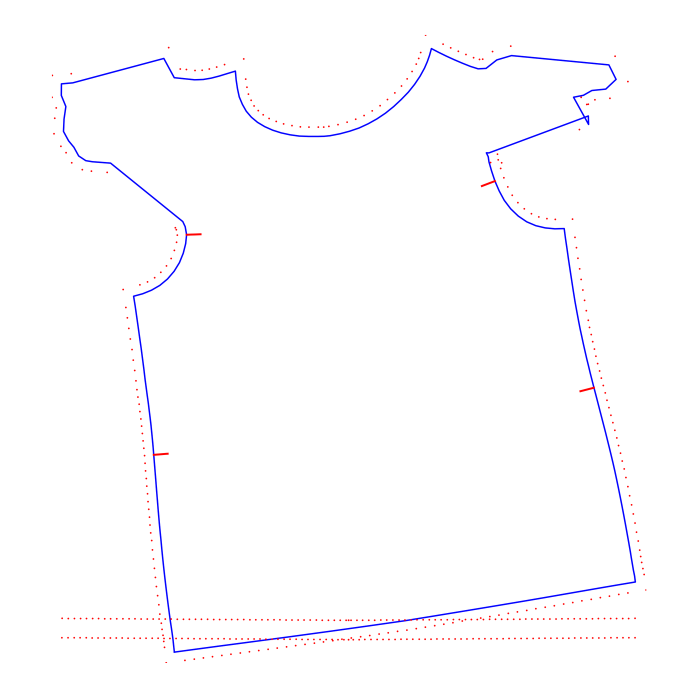
#> input picture marge_png/image01.png, 2093 x 2093 px (shown at 1/3 size)
$ python marge_png02.py
#> lines starting #> are read from the running program, lines starting #| are printed output that depends on the picture; after the words box and inside, x2 and y2 are one past the last pixel; in counts of white or black regions, pixels touching at a corner belong together; pictures that were not available may be replaced by others from this repository, and a replacement may not be noted
from PIL import Image, ImageOps, ImageDraw
import numpy as np


def overlay_images(img1_path, small_images_info, output_path):
#> called with img1_path = 'image01.png', output_path = 'output02.png'
    try:
        # 打开图一
        img1 = Image.open(img1_path).convert("RGBA")
#> img1 is the input picture: PIL image 2093x2093 RGBA; mean R, G, B, A 1.4, 0, 3.3, 2.5
        img1_array = np.array(img1)

        for info in small_images_info:
            small_img_path = info["path"]
            position = info["position"]
            size = info["size"]
            scale = info["scale"]
            rotation = info["rotation"]
            opacity = info["opacity"]

            # 打开小图片
            small_img = Image.open(small_img_path).convert("RGBA")
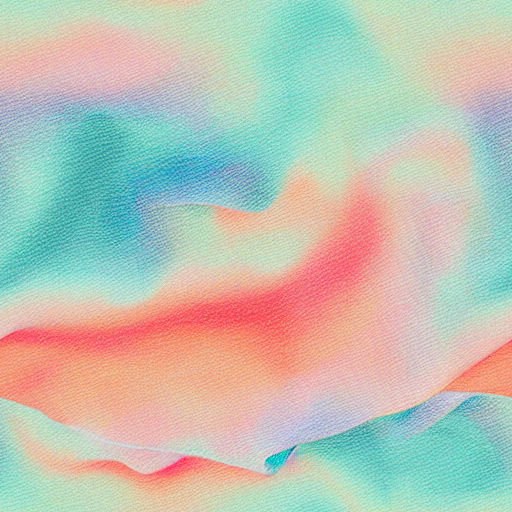
#> input picture marge_png/image02.png, 512 x 512 px, given in place of small_image01.png, which was not available

            # 调整小图片大小
            new_size = (int(size[0] * scale), int(size[1] * scale))
            small_img = small_img.resize(new_size, Image.Resampling.LANCZOS)
#> small_img: PIL image 300x300 RGBA

            # 旋转小图片
            small_img = small_img.rotate(rotation, expand=True)
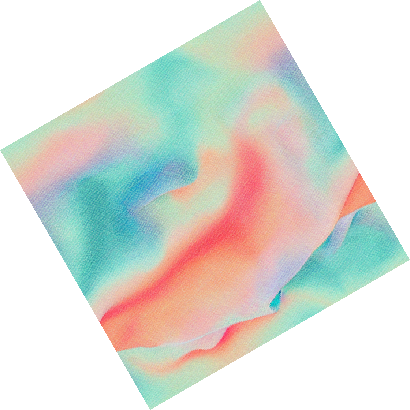
#> small_img: PIL image 410x410 RGBA; mean R, G, B, A 101.3, 103.1, 96.2, 136.5; transparent parts drawn white

            # 调整透明度
            r, g, b, a = small_img.split()
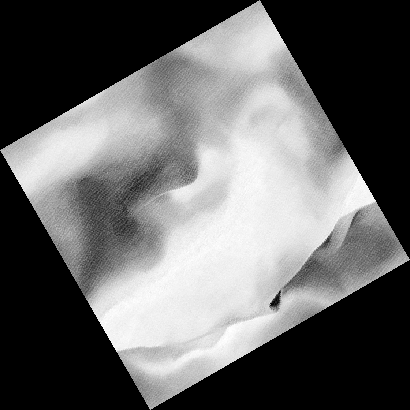
#> r: PIL image 410x410 L; min 0, max 255, mean 101.3
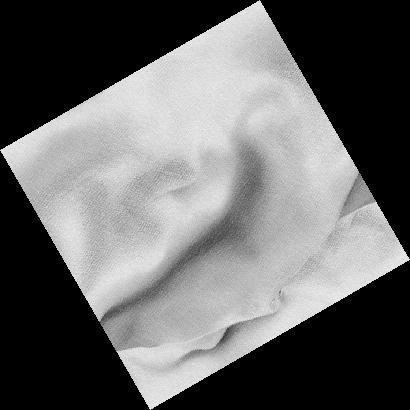
#> g: PIL image 410x410 L; min 0, max 238, mean 103.1
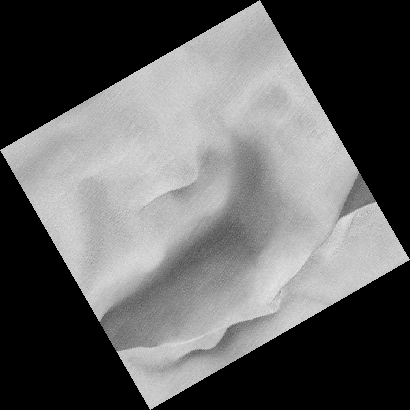
#> b: PIL image 410x410 L; min 0, max 228, mean 96.2
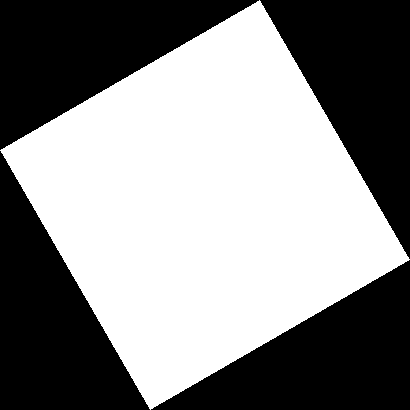
#> a: PIL image 410x410 L; 53.5% white; 4 black regions, box (x1, y1, x2, y2) and area: (0, 0, 259, 150) 19525, (260, 0, 410, 259) 19525, (0, 151, 150, 410) 19525, (151, 260, 410, 410) 19525
            a = a.point(lambda p: p * opacity)
            small_img = Image.merge("RGBA", (r, g, b, a))

            small_img_array = np.array(small_img)

            # 计算小图片在大图上的放置区域
            x, y = position
            x_end = x + small_img_array.shape[1]
#> x_end = 510
            y_end = y + small_img_array.shape[0]
#> y_end = 510

            # 确保放置区域在大图范围内
            if x < 0 or y < 0 or x_end > img1_array.shape[1] or y_end > img1_array.shape[0]:
                continue

            # 提取大图上对应区域
            target_area = img1_array[y:y_end, x:x_end]

            # 找到大图像素值为透明或全黑的位置
            transparent_or_black = np.all(target_area[:, :, :3] == [0, 0, 0], axis=-1)
#> transparent_or_black: shape (410, 410) bool; 96.3% white; 27 black regions (15 under 20 px), largest, box (x1, y1, x2, y2) and area: (79, 70, 410, 410) 5572, (401, 38, 410, 48) 53, (57, 296, 67, 304) 50

            # 在这些位置使用小图片的像素值
            target_area[transparent_or_black] = small_img_array[transparent_or_black]
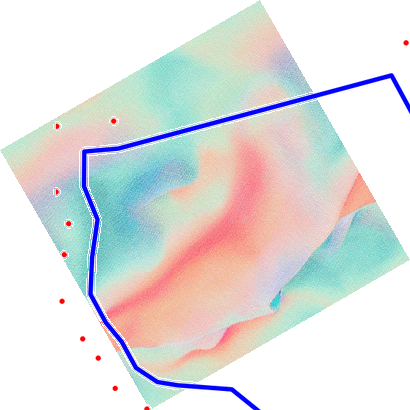
#> target_area: shape (410, 410, 4); mean R, G, B, A 97.7, 97.9, 99.9, 109.1; transparent parts drawn white

            # 将修改后的区域放回大图
            img1_array[y:y_end, x:x_end] = target_area

        # 将结果数组转换回图片
        result_img = Image.fromarray(img1_array)

        # 保存结果图片
        result_img.save(output_path)
        print(f"图片已保存到 {output_path}")
    except FileNotFoundError:
        print("错误: 未找到指定的图片文件!")
    except Exception as e:
        print(f"错误: 发生了一个未知错误: {e}")


if __name__ == "__main__":
    img1_path = "image01.png"
    output_path = "output02.png"
    # TODO 读取图一的属性
    # 小图片信息示例
    small_images_info = [
        {
            "path": "small_image01.png",
            "position": (100, 100),
            "size": (200, 200),
            "scale": 1.5,
            "rotation": 30,
            "opacity": 0.8
        },
        {
            "path": "small_image02.png",
            "position": (300, 300),
            "size": (150, 150),
            "scale": 1.2,
            "rotation": -15,
            "opacity": 0.7
        }
    ]

    overlay_images(img1_path, small_images_info, output_path)
